Frame 1 (no input): blank canvas, image omitted
Frame 60 (no input): blank canvas, image omitted
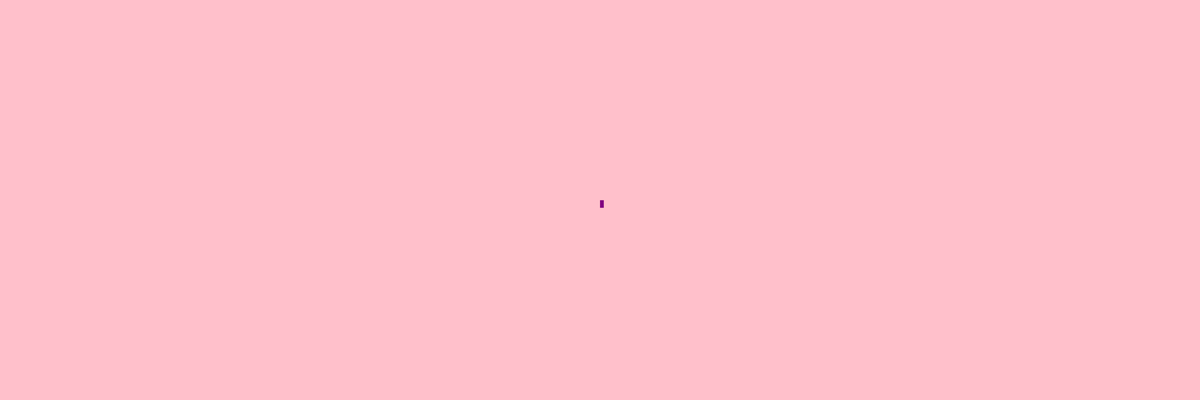
Frame 120 (the mouse pressed at the canvas centre since frame 60)

The p5.js sketch whose frames 1 and 60 were blank and that drew this single picture after the mouse press (run headless with seeded random() and noise() and a simulated clock; from frame 60 on, the mouse is pressed at the canvas centre):

// p5.js sketch
// ── sketch.js
 function setup() {
  createCanvas(3000, 1000); //cria uma página em branco
    background("pink");//muda a cor de fundo
}

function draw() {
 

stroke("pink")
  fill("purple");
  
  if(mouseIsPressed) {
    rect(mouseX,mouseY, 10, 20)
  }
  

  
}

     
